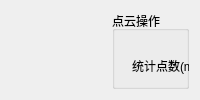
      <widget class="QWidget" name="process">
       <attribute name="title">
        <string>后处理</string>
       </attribute>
       <layout class="QGridLayout" name="gridLayout_7" columnstretch="5">
        <item row="0" column="0">
         <layout class="QHBoxLayout" name="horizontalLayout_5" stretch="5,1">
          <item>
           <widget class="ResultViewer" name="resultViewer" native="true">
            <property name="sizePolicy">
             <sizepolicy hsizetype="Preferred" vsizetype="Preferred">
              <horstretch>2</horstretch>
              <verstretch>0</verstretch>
             </sizepolicy>
            </property>
           </widget>
          </item>
          <item>
           <layout class="QVBoxLayout" name="verticalLayout_4" stretch="0">
            <item>
             <widget class="QGroupBox" name="groupBox_3">
              <property name="title">
               <string>点云操作</string>
              </property>
              <widget class="QWidget" name="layoutWidget">
               <property name="geometry">
                <rect>
                 <x>10</x>
                 <y>580</y>
                 <width>204</width>
                 <height>29</height>
                </rect>
               </property>
               <layout class="QHBoxLayout" name="horizontalLayout_4">
                <item>
                 <spacer name="horizontalSpacer">
                  <property name="orientation">
                   <enum>Qt::Horizontal</enum>
                  </property>
                  <property name="sizeHint" stdset="0">
                   <size>
                    <width>40</width>
                    <height>20</height>
                   </size>
                  </property>
                 </spacer>
                </item>
                <item>
                 <widget class="QPushButton" name="cloudOpenBtn">
                  <property name="font">
                   <font>
                    <pointsize>10</pointsize>
                    <weight>50</weight>
                    <bold>false</bold>
                   </font>
                  </property>
                  <property name="text">
                   <string>打开点云</string>
                  </property>
                 </widget>
                </item>
                <item>
                 <widget class="QPushButton" name="cloudExportBtn">
                  <property name="font">
                   <font>
                    <pointsize>10</pointsize>
                    <weight>50</weight>
                    <bold>false</bold>
                   </font>
                  </property>
                  <property name="text">
                   <string>输出点云</string>
                  </property>
                 </widget>
                </item>
               </layout>
              </widget>
              <widget class="QWidget" name="layoutWidget">
               <property name="geometry">
                <rect>
                 <x>20</x>
                 <y>40</y>
                 <width>181</width>
                 <height>93</height>
                </rect>
               </property>
               <layout class="QVBoxLayout" name="verticalLayout_10">
                <item>
                 <layout class="QGridLayout" name="gridLayout_20">
                  <item row="1" column="0">
                   <widget class="QLabel" name="label_20">
                    <property name="text">
                     <string>标准差</string>
                    </property>
                   </widget>
                  </item>
                  <item row="0" column="1">
                   <widget class="QSpinBox" name="sb_meank">
                    <property name="minimum">
                     <number>1</number>
                    </property>
                    <property name="maximum">
                     <number>1000</number>
                    </property>
                    <property name="value">
                     <number>200</number>
                    </property>
                   </widget>
                  </item>
                  <item row="0" column="0">
                   <widget class="QLabel" name="label_11">
                    <property name="text">
                     <string>统计点数(mean-k)</string>
                    </property>
                   </widget>
                  </item>
                  <item row="1" column="1">
                   <widget class="QDoubleSpinBox" name="sb_std_dev">
                    <property name="value">
                     <double>1.000000000000000</double>
                    </property>
                   </widget>
                  </item>
                 </layout>
                </item>
                <item>
                 <widget class="QPushButton" name="outremoveBtn">
                  <property name="font">
                   <font>
                    <weight>50</weight>
                    <bold>false</bold>
                   </font>
                  </property>
                  <property name="text">
                   <string>离群点过滤</string>
                  </property>
                 </widget>
                </item>
               </layout>
              </widget>
             </widget>
            </item>
           </layout>
          </item>
         </layout>
        </item>
       </layout>
      </widget>
